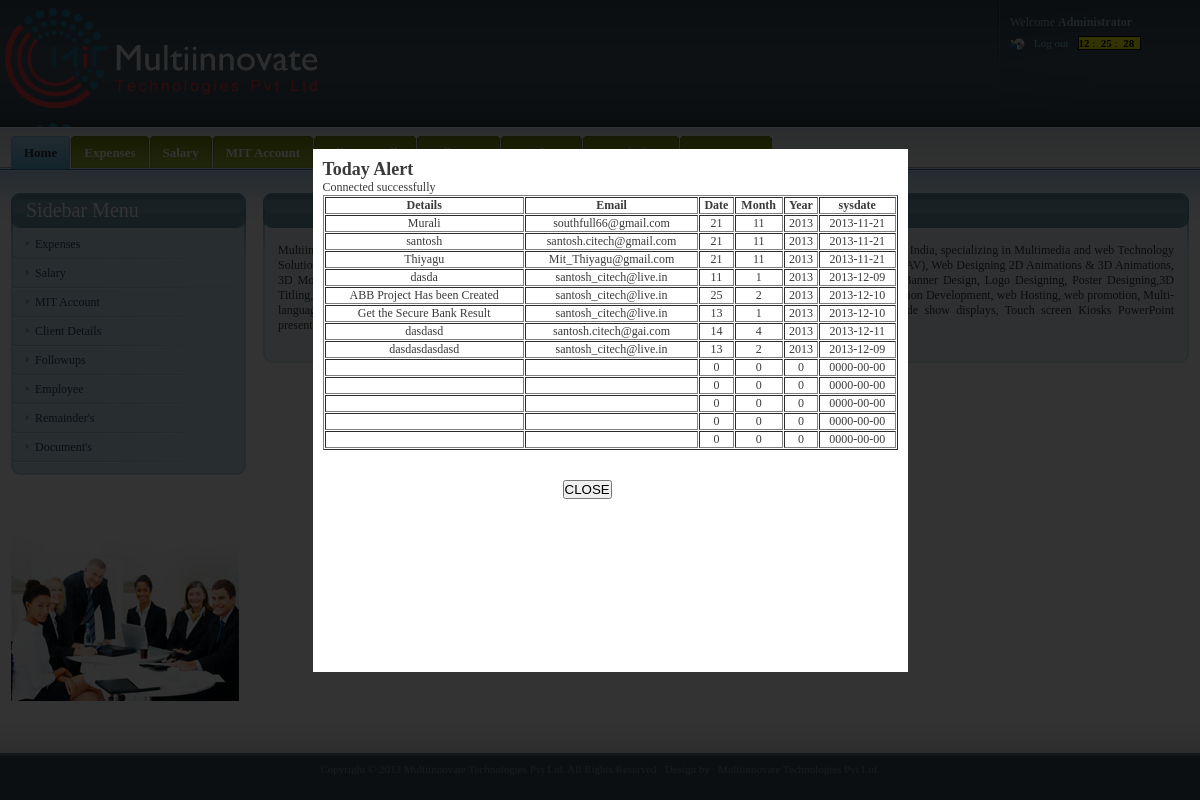
Screenshot of /home.php (signed in) with the database file from the repository.
### tables this page shows
CREATE TABLE IF NOT EXISTS `reminder` (
  `id` int(11) NOT NULL AUTO_INCREMENT,
  `details` varchar(200) NOT NULL,
  `email` varchar(200) NOT NULL,
  `day` varchar(50) NOT NULL,
  `date` int(11) NOT NULL,
  `month` int(11) NOT NULL,
  `year` int(11) NOT NULL,
  `sysdate` date NOT NULL,
  PRIMARY KEY (`id`)
);

### home.php (the view, shortened to what this page needs)
<!DOCTYPE html PUBLIC "-//W3C//DTD XHTML 1.0 Strict//EN" "http://www.w3.org/TR/xhtml1/DTD/xhtml1-strict.dtd">
<html xmlns="http://www.w3.org/1999/xhtml">
<head>
<link media="screen" rel="stylesheet" type="text/css" href="css/admin.css"/>
<link href="css/AccordianStyleSheet.css" rel="stylesheet" type="text/css" />
</head>
<body onLoad="digital_clock()">
  <form id="form1" runat="server">
    <div id="boxes" >
        <div style="top:199.5px; left: 551.5px; display: none;" id="dialog" class="window">
         <h2>Today Alert</h2>
      <?php
							include ("includes/db_con.php");
							$query = "SELECT * FROM reminder";
							$res = mysql_query($query);
							$num_rows = mysql_num_rows($res);
								if($num_rows>=1){
							echo"<table id='table_struct' border='1' width='100%' cellspacing='1' cellpadding='1'>
							<tr class='tr_class'>
							<td align='center' style='font-weight:bold'>Details</td>
							<td align='center' style='font-weight:bold'>Email</td>
							<td align='center' style='font-weight:bold'>Date</td>
							<td align='center' style='font-weight:bold'>Month</td>
							<td align='center' style='font-weight:bold'>Year</td>
							<td align='center' style='font-weight:bold'>sysdate</td>
							</tr>";
								while($row = mysql_fetch_array($res))
								{
										echo"<tr class='tr_class1'>
										<td align='center'>".$row['details']."</td>
										<td align='center'>".$row['email']."</td>
										<td align='center'>".$row['date']."</td>
										<td align='center'>".$row['month']."</td>
										<td align='center'>".$row['year']."</td>
										<td align='center'>".$row['sysdate']."</td>";
									echo "</tr>";
								}
								echo "</table>";
							}
							else	{
								echo "<table  width='100%' cellspacing='1' cellpadding='1'><tr class='tr_class'><td>No Record Found!!</td></tr></table>";
								}
						 	?><br /><br />
   <a href="#" class="close"><input type="submit" value="CLOSE" style="float:left;margin-left:240px;"></a>
        </div>
    </div>
    </form>
	<div id="wrapper">
		<div id="head">
			<div id="logo_user_details">
				<h1 id="logo"><a href="#">websitename Administration Panel</a></h1>
				<div id="user_details">
					<ul id="user_details_menu">
						<li>Welcome <strong>Administrator</strong></li>
						<li>
							<ul id="user_access">
								<li class="last"><a href="logout.php">Log out</a></li>
                                <li>
                                	   <span style="background:#FF0; border:#000 1px solid; font:'Times New Roman', Times, serif bold; color:#000">
										<b id=hours></b>&nbsp;:&nbsp;
										<b id=minutes></b>&nbsp;:&nbsp;
										<b id=seconds></b> &nbsp;
								   </span>
                                </li>
							</ul>
						</li>
					</ul>
				</div>
			</div>
			<div id="menus_wrapper">
				<div id="main_menu">
					<ul>
					</ul>
				</div>
			</div>
		</div>
	  <div id="content">
			<div id="page">
				<div class="inner">
					<div class="section">
						<div class="title_wrapper">
							<h2 style="margin-left:450px;">Introduction</h2>
						</div>
				  <div class="section_content">
							<div class="sct">
								<div class="sct_left">
									<div class="sct_right">
										<div class="sct_left">
											<div class="sct_right">
										<p align="justify"></p>
											</div>
										</div>
									</div>
								</div>
							</div>
						</div>
					</div>
					<div class="section table_section">
					</div>
				</div>
			</div>
			<div id="sidebar">
				<div class="inner">
					<div class="section">
						<div class="title_wrapper">
							<h2>Sidebar Menu</h2>
						</div>
				  <div class="section_content">
							<div class="sct">
								<div class="sct_left">
									<div class="sct_right">
										<div class="sct_left">
											<div class="sct_right">
												<ul class="sidebar_menu">
													  <li><a href="monthlyexpenses.php" class="selected"><span><span>Expenses</span></span></a></li>
                                                         <li><a href="salaryview.php"><span><span>Salary</span></span></a></li>
						<li><a href="passview.php"><span><span>MIT Account</span></span></a></li>
						<li><a href="clientview.php"><span><span>Client Details</span></span></a></li>
						<li><a href="followupview.php"><span><span>Followups</span></span></a></li>
                        	<li><a href="AddEmployeeView.php"><span><span>Employee</span></span></a></li>
						<li><a href="reminders.php"><span><span>Remainder's</span></span></a></li>
                         <li><a href="DocumentView.php"><span><span>Document's</span></span></a></li>
												</ul>
											</div>
										</div>
									</div>
								</div>
							</div>
						</div>
					</div>
				<div class="section_content">
						</div>
				</div>
			</div>
		</div>
	</div>
	<div id="footer">
		<div id="footer_inner">
				<center><p>Copyright &copy; 2013  Multiinnovate Technologies Pvt Ltd. All Rights Reserved . Design by &nbsp; <a href="http://www.multiinnovate.com" title="Multiinnovate Technologies"
target="_blank">Multiinnovate Technologies Pvt Ltd.</a></p></center>
		</div>
	</div>
</body>
</html>

### css/AccordianStyleSheet.css (style rules this page uses)
* { margin: 0; padding: 0; }
body { background:#FFF; }

### home.php (style rules this page uses)
a { color: #333; text-decoration: none; }
#boxes .window { position: absolute; left: 0; top: 0; width: 440px; height: 200px; display: none; z-index: 9999; padding: 20px; }
#boxes #dialog { width: 575px; height: 503px; padding: 10px; background-color:#FFF; }

### rows the page displays
reminder: details "Murali", email "southfull66@gmail.com", date "21", month "11", year "2013", sysdate "2013-11-21"
reminder: details "santosh", email "santosh.citech@gmail.com", date "21", month "11", year "2013", sysdate "2013-11-21"
reminder: details "Thiyagu", email "Mit_Thiyagu@gmail.com", date "21", month "11", year "2013", sysdate "2013-11-21"
reminder: details "dasda", email "santosh_citech@live.in", date "11", month "1", year "2013", sysdate "2013-12-09"
reminder: details "ABB Project Has been Created", email "santosh_citech@live.in", date "25", month "2", year "2013", sysdate "2013-12-10"
reminder: details "Get the Secure Bank Result", email "santosh_citech@live.in", date "13", month "1", year "2013", sysdate "2013-12-10"
reminder: details "dasdasd", email "santosh.citech@gai.com", date "14", month "4", year "2013", sysdate "2013-12-11"
reminder: details "dasdasdasdasd", email "santosh_citech@live.in", date "13", month "2", year "2013", sysdate "2013-12-09"
reminder: date "0", month "0", year "0", sysdate "0000-00-00"
reminder: date "0", month "0", year "0", sysdate "0000-00-00"
reminder: date "0", month "0", year "0", sysdate "0000-00-00"
reminder: date "0", month "0", year "0", sysdate "0000-00-00"
reminder: date "0", month "0", year "0", sysdate "0000-00-00"
